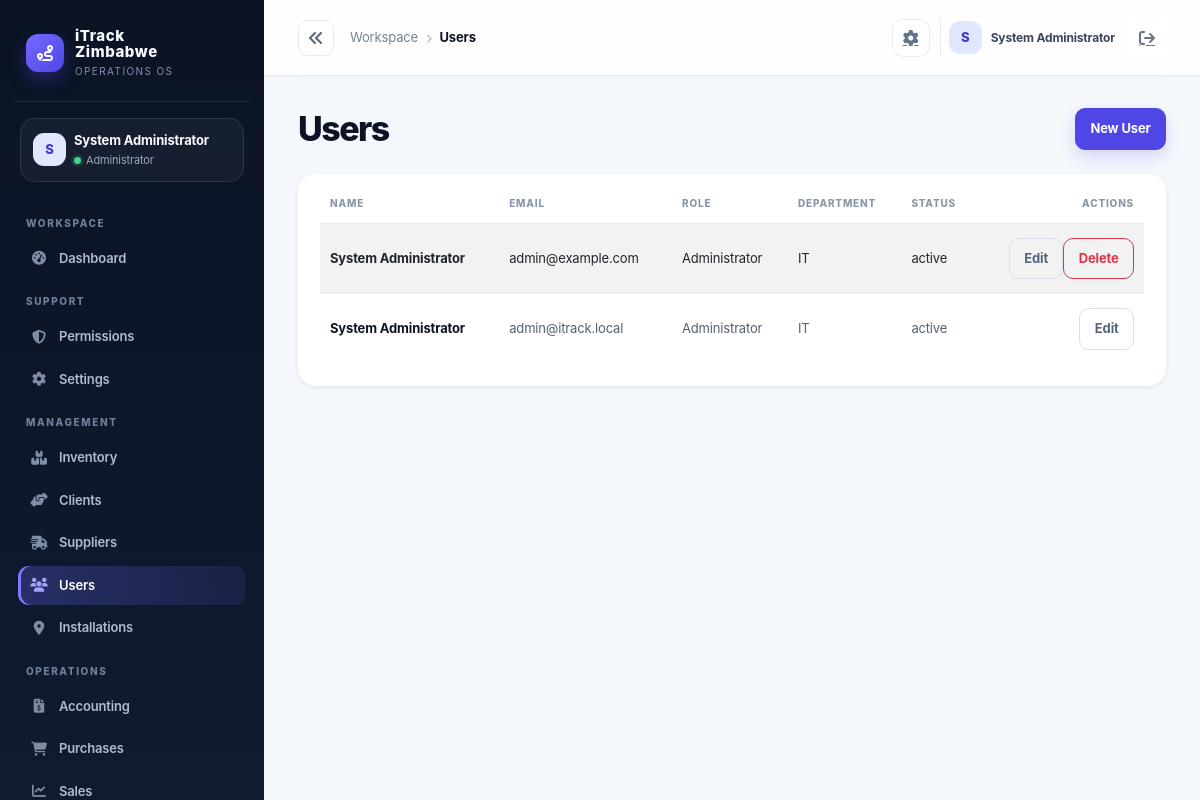
The page /index.php?controller=users (signed in) on the database its author committed.
### tables this page shows
CREATE TABLE IF NOT EXISTS users (
  id INT AUTO_INCREMENT PRIMARY KEY,
  name VARCHAR(150) NOT NULL,
  email VARCHAR(150) NOT NULL UNIQUE,
  password_hash VARCHAR(255) NOT NULL,
  role VARCHAR(50) NOT NULL DEFAULT 'Staff',
  department VARCHAR(100) NOT NULL DEFAULT 'General',
  status VARCHAR(20) NOT NULL DEFAULT 'active',
  created_at TIMESTAMP DEFAULT CURRENT_TIMESTAMP
);

### app/controllers/UsersController.php (called while the page is built, shortened)
<?php
class UsersController extends Controller { private User $model; public function __construct(){ $this->model=new User(); } public function index():void{$this->requireModuleAccess('users', ['Administrator','Director','Finance Officer']);$this->view('users/index',['title'=>'Users','users'=>$this->model->all()]);} public function create():void{$this->requireRole(['Administrator']);$this->save();} public function edit():void{$this->requireRole(['Administrator']);$id=$this->sanitizeInt($_GET['id']??0);$user=$this->model->find($id);if(!$user)$this->redirect('/index.php?controller=users');$this->save($user,$id);} public function delete():void{$this->requireRole(['Administrator']);$id=$this->sanitizeInt($_GET['id']??0);if($id!==($_SESSION['user']['id']??0))$this->model->delete($id);$this->redirect('/index.php?controller=users');} private function save(?array $user=null,?int $id=null):void{if($_SERVER['REQUEST_METHOD']==='POST'){if(!$this->validateCsrf()){$this->view('users/form',['title'=>$id?'Edit User':'Create User','mode'=>$id?'edit':'create','user'=>$user,'error'=>'Invalid security token']);return;}$data=$_POST;if($id)$this->model->update($id,$data);else $this->model->create($data);$this->redirect('/index.php?controller=users');}$this->view('users/form',['title'=>$id?'Edit User':'Create User','mode'=>$id?'edit':'create','user'=>$user]);} }

### public/index.php (called while the page is built, shortened)
<?php
$uri = $_SERVER['REQUEST_URI'] ?? '/';
$controllerKey = $_GET['controller'] ?? null;
$actionKey = $_GET['action'] ?? null;
$route = $controllerKey ? [
    'controller' => ucfirst($controllerKey) . 'Controller',
    'action' => $actionKey ?? 'index',
] : Router::route($uri);
$actionName = $route['action'];
$controller = new $controllerName();
$controller->$actionName();

### app/core/Model.php (called while the page is built, shortened)
<?php
require_once dirname(__DIR__) . '/config/database.php';
abstract class Model
{
    protected PDO $db;
    public function __construct()
    {
        $this->db = Database::getInstance();
    }
    protected function fetchAll(string $sql, array $params = []): array
    {
        $stmt = $this->db->prepare($sql);
        $stmt->execute($params);
        return $stmt->fetchAll();
    }
    protected function execute(string $sql, array $params = []): int
    {
        $stmt = $this->db->prepare($sql);
        $stmt->execute($params);
        return $stmt->rowCount();
    }
}

### app/config/env.php (called while the page is built, shortened)
<?php
function loadEnv(): array
{
    static $loaded = null;
    if ($loaded !== null) {
        return $loaded;
    }
    $loaded = [];
    $envPath = dirname(__DIR__, 2) . '/.env';
    if (!is_readable($envPath)) {
        return $loaded;
    }
    return $loaded;
}
function env(string $key, $default = null)
{
    $value = getenv($key);
    $vars = loadEnv();
    return $default;
}

### app/config/app.php (called while the page is built)
<?php
require_once __DIR__ . '/env.php';
return [
    'app_name' => env('APP_NAME', 'iTrack Zimbabwe'),
    'environment' => strtolower((string) env('APP_ENV', 'development')),
    'db_driver' => strtolower((string) env('DB_DRIVER', 'auto')),
    'db_sqlite_path' => (string) env('DB_SQLITE_PATH', dirname(__DIR__, 2) . '/storage/itrack.sqlite'),
    'allow_registration' => filter_var(env('APP_ALLOW_REGISTRATION', !in_array(strtolower((string) env('APP_ENV', 'development')), ['prod', 'production'], true)), FILTER_VALIDATE_BOOLEAN),
    'session_secure' => filter_var(env('APP_SESSION_SECURE', false), FILTER_VALIDATE_BOOLEAN),
    'resend_api_key' => (string) env('RESEND_API_KEY', ''),
    'mail_from' => env('MAIL_FROM', 'onboarding@resend.dev'),
    'public_url' => rtrim((string) env('APP_PUBLIC_URL', ''), '/'),
    'debug' => filter_var(env('APP_DEBUG', false), FILTER_VALIDATE_BOOLEAN),
    'base_url' => env('APP_BASE_URL', '/itrack-zimbabwe'),
    'db' => [
        'host' => env('DB_HOST', '127.0.0.1'),
        'port' => env('DB_PORT', '3306'),
        'name' => env('DB_NAME', 'itrack_zimbabwe'),
        'user' => env('DB_USER', 'root'),
        'pass' => env('DB_PASS', ''),
    ],
    'session_name' => env('SESSION_NAME', 'itrack_session'),
    'csrf_token_name' => env('CSRF_TOKEN_NAME', 'csrf_token'),
    'upload_dir' => env('UPLOAD_DIR', dirname(__DIR__, 1) . '/uploads'),
    'openrouter_api_key' => env('OPENROUTER_API_KEY', ''),
    'openrouter_model' => env('OPENROUTER_MODEL', 'openrouter/free'),
];

### app/config/database.php (called while the page is built, shortened)
<?php
require_once dirname(__DIR__) . '/config/app.php';
class Database
{
    private static ?PDO $instance = null;
    public static function getInstance(): PDO
    {
        if (self::$instance === null) {
            $config = require dirname(__DIR__) . '/config/app.php';
            $mysqlEnabled = extension_loaded('pdo_mysql');
            if ($config['db_driver'] === 'sqlite') {
                self::$instance = self::createSqliteInstance($config);
            } elseif ($config['db_driver'] === 'mysql' || ($config['db_driver'] === 'auto' && $mysqlEnabled)) {
                try {
                    $dsn = sprintf('mysql:host=%s;port=%s;dbname=%s;charset=utf8mb4', $config['db']['host'], $config['db']['port'], $config['db']['name']);
                    self::$instance = new PDO($dsn, $config['db']['user'], $config['db']['pass'], [
                        PDO::ATTR_ERRMODE => PDO::ERRMODE_EXCEPTION,
                        PDO::ATTR_DEFAULT_FETCH_MODE => PDO::FETCH_ASSOC,
                        PDO::ATTR_EMULATE_PREPARES => false,
                    ]);
                } catch (PDOException $exception) {
                    if ($config['environment'] === 'production' || $config['db_driver'] === 'mysql') {
                        throw new RuntimeException('Unable to connect to the configured MySQL database.', 0, $exception);
                    }
                    self::$instance = self::createSqliteInstance($config);
                }
            } else {
                if ($config['environment'] === 'production' && $config['db_driver'] !== 'sqlite') {
                    throw new RuntimeException('Production requires DB_DRIVER=mysql or an explicit DB_DRIVER=sqlite configuration.');
                }
                self::$instance = self::createSqliteInstance($config);
            }
        }
        return self::$instance;
    }
}

### app/models/User.php (called while the page is built, shortened)
<?php
require_once dirname(__DIR__) . '/core/Model.php';
class User extends Model
{
    public function all(): array
    {
        return $this->fetchAll('SELECT * FROM users ORDER BY id DESC');
    }
}

### app/helpers/auth.php (called while the page is built, shortened)
<?php
function isLoggedIn(): bool
{
    return !empty($_SESSION['user']);
}
function currentUser(): ?array
{
    return $_SESSION['user'] ?? null;
}

### app/models/Permission.php (called while the page is built, shortened)
<?php
class Permission extends ModuleModel
{
    public function modulesForRole(string $role): array
    {
        $role = $role === 'admin' ? 'Administrator' : $role;
        $rows = $this->fetchAll('SELECT p.name FROM role_permissions rp JOIN permissions p ON p.id = rp.permission_id WHERE rp.role = ? AND p.name LIKE "module.%"', [$role]);
        return array_values(array_filter(array_map(fn(array $row): string => (string)preg_replace('/^module\\./', '', $row['name']), $rows)));
    }
}

### app/views/users/index.php (the view, shortened to what this page needs)
<div class="d-flex justify-content-between align-items-center mb-4">
    <h2 class="h4 mb-0">Users</h2>
    <a class="btn btn-primary" href="/index.php?controller=users&action=create">New User</a>
</div>
<div class="card shadow-sm border-0">
    <div class="card-body">
        <div class="table-responsive">
            <table class="table table-striped align-middle">
                <thead>
                    <tr>
                        <th>Name</th>
                        <th>Email</th>
                        <th>Role</th>
                        <th>Department</th>
                        <th>Status</th>
                        <th class="text-end">Actions</th>
                    </tr>
                </thead>
                <tbody>
                <?php foreach ($users as $user): ?>
                    <tr>
                        <td><?= htmlspecialchars($user['name'] ?? '') ?></td>
                        <td><?= htmlspecialchars($user['email'] ?? '') ?></td>
                        <td><?= htmlspecialchars($user['role'] ?? '') ?></td>
                        <td><?= htmlspecialchars($user['department'] ?? '') ?></td>
                        <td><?= htmlspecialchars($user['status'] ?? '') ?></td>
                        <td class="text-end"><a class="btn btn-sm btn-outline-secondary" href="?controller=users&action=edit&id=<?= (int) $user['id'] ?>">Edit</a><?php if ((int) $user['id'] !== (int) ($_SESSION['user']['id'] ?? 0)): ?><a class="btn btn-sm btn-outline-danger" href="?controller=users&action=delete&id=<?= (int) $user['id'] ?>" data-confirm="Delete this user?">Delete</a><?php endif; ?></td>
                    </tr>
                <?php endforeach; ?>
                </tbody>
            </table>
        </div>
    </div>
</div>

### app/views/layouts/partials/sidebar.php (shortened to what this page needs)
<?php if (isLoggedIn()):
require_once dirname(__DIR__, 3) . '/models/Permission.php';
$currentController = strtolower($_GET['controller'] ?? 'dashboard');
$role = currentUser()['role'] ?? 'Staff';
$role = $role === 'admin' ? 'Administrator' : $role;
$permissionModel = new Permission();
$permissionModel->ensureModulePermissions();
$navModules = [
    ['label'=>'Dashboard','route'=>'dashboard','icon'=>'fa-gauge-high','roles'=>['Administrator','Director','Finance Officer','Procurement Officer','Store Officer','Sales Officer','Technician','Staff'],'group'=>'Workspace'],
    ['label'=>'Permissions','route'=>'permissions','icon'=>'fa-shield-halved','roles'=>['Administrator'],'group'=>'Support'],
];
foreach ($permissionModel->moduleDefinitions() as $module) {
    $navModules[] = [
        'label' => $module['label'],
        'route' => $module['route'],
        'icon' => $module['icon'],
        'roles' => $module['default_roles'],
        'group' => $module['group'],
    ];
}
$grouped = [];
foreach ($navModules as $module) {
    $grouped[$module['group']][] = $module;
}
$user = currentUser() ?? [];
$initials = strtoupper(substr((string)($user['name'] ?? 'U'), 0, 1));
?>
<aside class="sidebar" aria-label="Primary navigation">
    <div class="brand"><div class="brand-mark"><i class="fa-solid fa-route"></i></div><div><div class="brand-title">iTrack<br>Zimbabwe</div><div class="brand-subtitle">Operations OS</div></div></div>
    <div class="profile-chip"><div class="d-flex align-items-center gap-2"><div class="avatar"><?= htmlspecialchars($initials) ?></div><div class="min-w-0"><div class="profile-name"><?= htmlspecialchars($user['name'] ?? 'User') ?></div><div class="profile-role"><span class="status-dot"></span><?= htmlspecialchars($role) ?></div></div></div></div>
    <?php foreach ($grouped as $group => $items): ?><div class="nav-title"><?= htmlspecialchars($group) ?></div><ul class="nav flex-column px-1"><?php foreach ($items as $item): ?><li class="nav-item"><a class="nav-link <?= $currentController === strtolower($item['route']) ? 'active' : '' ?>" title="<?= htmlspecialchars($item['label'], ENT_QUOTES, 'UTF-8') ?>" aria-label="<?= htmlspecialchars($item['label'], ENT_QUOTES, 'UTF-8') ?>" href="<?= $item['route'] === 'dashboard' ? '/dashboard.php' : '/index.php?controller=' . urlencode($item['route']) ?>"><i class="fa-solid <?= htmlspecialchars($item['icon']) ?>"></i><span><?= htmlspecialchars($item['label']) ?></span></a></li><?php endforeach; ?></ul><?php endforeach; ?>
</aside>
<?php endif; ?>

### app/views/layouts/partials/header.php (shortened to what this page needs)
<?php
$headerUser = currentUser() ?? [];
$headerName = $headerUser['name'] ?? 'User';
$headerInitial = strtoupper(substr((string)$headerName, 0, 1));
$headerController = strtolower($_GET['controller'] ?? 'dashboard');
$headerLabels = ['dashboard'=>'Overview','inventory'=>'Inventory','clients'=>'Clients','supplier'=>'Suppliers','users'=>'Users','gps'=>'Installations','accounting'=>'Accounting','purchases'=>'Purchases','sales'=>'Sales','requisition'=>'Requisitions','reports'=>'Reports','settings'=>'Settings'];
$headerSection = basename($_SERVER['SCRIPT_NAME'] ?? '') === 'dashboard.php' ? 'Overview' : ($headerLabels[$headerController] ?? ucfirst($headerController));
?>
<header class="topbar">
    <button class="sidebar-collapse-toggle" type="button" aria-label="Collapse sidebar" aria-expanded="true" title="Collapse sidebar"><i class="fa-solid fa-angles-left"></i></button>
    <div class="crumb"><span class="d-none d-sm-inline">Workspace</span><i class="fa-solid fa-chevron-right mx-2" style="font-size:9px;color:#aab4c4"></i><strong><?= htmlspecialchars($headerSection) ?></strong></div>
    <div class="top-actions">
        <a class="icon-button d-none d-sm-grid" href="/index.php?controller=settings" aria-label="Settings"><i class="fa-solid fa-gear"></i></a>
        <div class="user-pill"><div class="avatar"><?= htmlspecialchars($headerInitial) ?></div><span><?= htmlspecialchars($headerName) ?></span><a class="icon-button border-0 ms-1" href="/logout.php" aria-label="Sign out"><i class="fa-solid fa-arrow-right-from-bracket"></i></a></div>
    </div>
</header>

### rows shown on the page
users: name "S", name "System Administrator", role "Administrator", email "admin@itrack.local", department "IT", status "active"
users: name "System Administrator", email "admin@example.com", role "Administrator", department "IT", status "active"

### other values the page prints
$group "WORKSPACE"
$item['label'] "Dashboard"
$group "SUPPORT"
$item['label'] "Permissions"
$item['label'] "Settings"
$group "MANAGEMENT"
$item['label'] "Inventory"
$item['label'] "Clients"
$item['label'] "Suppliers"
$item['label'] "Users"
$item['label'] "Installations"
$group "OPERATIONS"
$item['label'] "Accounting"
$item['label'] "Purchases"
$item['label'] "Sales"
